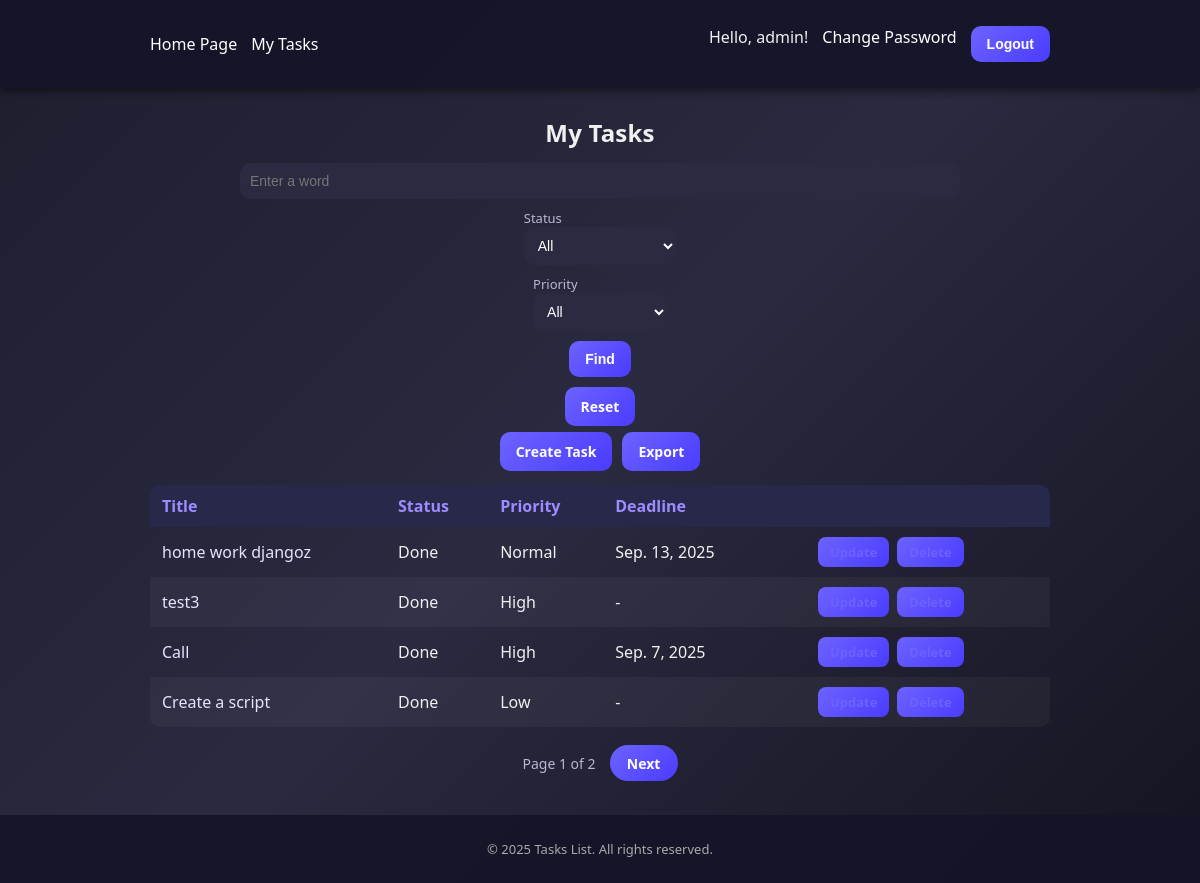
Page /tasks/ (signed in) on the committed database.
### tasks/models.py (models this page shows, shortened)
class Task(models.Model):
    class Status(models.TextChoices):
        NEW='new','New'
        IN_PROGRESS='in_progress','In progress'
        DONE='done','Done'
    class Priority(models.IntegerChoices):
        LOW=1,'Low'
        NORMAL=2,'Normal'
        HIGH=3,'High'
    owner=models.ForeignKey(User,on_delete=models.CASCADE,related_name='tasks')
    title=models.CharField(max_length=120)
    description=models.TextField(blank=True)
    status=models.CharField(max_length=20,choices=Status,default=Status.NEW)
    priority=models.IntegerField(choices=Priority,default=Priority.NORMAL)
    due_date=models.DateField(null=True,blank=True)
    completed_at=models.DateTimeField(null=True,blank=True)
    tags=models.ManyToManyField(Tag,blank=True,related_name='tasks')
    created_at=models.DateTimeField(auto_now_add=True)
    updated_at=models.DateTimeField(auto_now=True)
    def is_overdue(self) -> bool:
        return (
            self.status != self.Status.DONE
            and self.due_date is not None
            and timezone.localdate() > self.due_date
        )

### tasks/views.py (the view)
# urls.py: path('',TaskListView.as_view(),name='list'),
class TaskListView(OwnerQuerysetMixin,ListView):
    model = Task
    template_name = 'tasks/list.html'
    context_object_name = 'tasks'
    paginate_by = 4
    def get_queryset(self):
        base=super().get_queryset()
        return filtered_tasks_qs(self.request,base)

### tasks/views.py (called while the page is built)
def filtered_tasks_qs(request,base_qs):
    qs=base_qs.select_related('owner').prefetch_related("tags")
    q=request.GET.get('q','').strip()
    if q:
        qs=qs.filter(title__icontains=q) | qs.filter(description__icontains=q)
    status=request.GET.get('status')
    valid_statuses={c[0] for c in Task.Status.choices}
    if status in valid_statuses:
        qs=qs.filter(status=status)
    priority = request.GET.get('priority')
    if priority and priority.isdigit() and int(priority) in {1,2,3}:
        qs=qs.filter(priority=int(priority))
    qs=qs.order_by('-created_at')
    return qs

    def get_queryset(self):
        qs=super().get_queryset()
        return qs.filter(owner=self.request.user)

### templates/tasks/list.html (shortened to what this page needs)
{% extends "base.html" %}
{% block content %}
<h2>My Tasks</h2>
<form method="get" class="inline-form">
  <input type="search" name="q" value="{{ request.GET.q }}" placeholder="Enter a word">
  <label>
    Status
    <select name="status">
      <option value="">All</option>
    </select>
  </label>
    <label>
    Priority
    <select name="priority">
      <option value="">All</option>
    </select>
  </label>
  <button type="submit" class="btn btn-sm">Find</button>
  <a href="{% url 'tasks:list' %}" class="btn btn-sm btn-secondary">Reset</a>
</form>
<div class="btn-group">
  <a href="{% url 'tasks:create' %}" class="btn btn-success">Create Task</a>
  <a href="{% url 'tasks:export' %}?{{request.GET.urlencode}}" class="btn btn-success">Export</a>
</div>
<table>
  <thead>
    <tr>
      <th>Title</th><th>Status</th><th>Priority</th><th>Deadline</th><th></th>
    </tr>
  </thead>
  <tbody>
  {% for t in tasks %}
    <tr>
      <td class="table-title"><a href="{% url 'tasks:detail' t.pk %}">{{ t.title }}</a></td>
      <td>
        {% if t.status == 'new' %}New{% elif t.status == 'in_progress' %}In Progress{% else %}Done{% endif %}
      </td>
      <td>{% if t.priority == 1 %}Low{% elif t.priority == 2 %}Normal{% else %}High{% endif %}</td>
      <td>
        {% if t.due_date %}
          {% if t.is_overdue %}<strong>Overdue: {{ t.due_date|date:"M. j, Y" }}</strong>{% else %}{{ t.due_date|date:"M. j, Y" }}{% endif %}
        {% else %}-{% endif %}
      </td>
      <td class="actions">
        <a href="{% url 'tasks:edit' t.pk %}" class="btn btn-xs">Update</a>
        <a href="{% url 'tasks:delete' t.pk %}" class="btn btn-xs btn-danger">Delete</a>
      </td>
    </tr>
  {% empty %}
    <tr><td colspan="5" style="text-align:center; padding:18px;">No Tasks</td></tr>
  {% endfor %}
  </tbody>
</table>
{% if is_paginated %}
  <div class="pagination">
    <span>
      Page {{ page_obj.number }} of {{ paginator.num_pages }}
    </span>
    {% if page_obj.has_next %}
      <a href="?page={{ page_obj.next_page_number }}{% if request.GET.q %}&q={{ request.GET.q }}{% endif %}">Next</a>
    {% endif %}
  </div>
{% endif %}
{% endblock %}

### templates/base.html (shortened to what this page needs)
<!DOCTYPE html>
<html lang="en">
<head>
    {% load static %}
    <link rel="stylesheet" href="{% static 'css/styles.css' %}">
</head>
<body>
<header>
    <div class="container navbar">
        <ul class="links">
            <li><a href="{% url 'home' %}">Home Page</a></li>
            {% if user.is_authenticated %}
                <li><a href="{% url 'tasks:list' %}">My Tasks</a></li>
            {% endif %}
        </ul>
        <ul class="links">
            {% if user.is_authenticated %}
                <li class="user-greet">Hello, {{ user.username }}!</li>
                <li><a href="{% url 'password_change' %}">Change Password</a></li>
                <li>
                    <form action="{% url 'logout' %}" method="post" style="display:inline;">
                        <button type="submit" class="btn btn-sm">Logout</button>
                    </form>
                </li>
            {% else %}
                <li><a href="{% url 'login' %}" class="btn btn-sm">Login</a></li>
                <li><a href="{% url 'tasks:signup' %}" class="btn btn-sm">Register</a></li>
            {% endif %}
        </ul>
    </div>
</header>
<main class="page-container">
    {% block content %}{% endblock %}
</main>
<footer>
    <p>&copy; 2025 Tasks List. All rights reserved.</p>
</footer>
</body>
</html>

### static/css/styles.css (style rules this page uses)
:root { --bg-1:#1e1e2f; --bg-2:#2a2a40; --bg-3:#141421; --card:#2a2a40; --card-2:#28284a; --txt:#f0f0f0; --muted:#b9b8d3; --accent:#6c63ff; --accent-2:#4a3cff; --accent-3:#9d8cff; --danger:#ff5c7a; --ok:#32d46b; }
html,body { height:100% }
body { margin:0; font-family:"Segoe UI",Roboto,Arial,sans-serif; color:var(--txt); background: linear-gradient(135deg,var(--bg-1),var(--bg-2),var(--bg-3)); display:flex; flex-direction:column; }
.container, main, .page-container { max-width: 900px; width: 100%; margin: 0 auto; padding: 16px 20px; }
h1,h2 { margin: 12px auto 10px; font-weight:700; letter-spacing:.2px; text-align:center; }
header { background: rgba(20,20,40,.9); padding: 10px 0; box-shadow: 0 2px 10px rgba(0,0,0,.6); }
.navbar { display:flex; align-items:center; justify-content:space-between; gap: 12px; }
.navbar .links { display:flex; gap:14px; list-style:none; margin:0; padding:0; }
.navbar a { color:#fff; text-decoration:none; font-weight:500 }
table { width:100%; border-collapse:collapse; margin: 14px 0; overflow:hidden; border-radius:10px }
th,td { padding:10px 12px; text-align:left; }
th { background: var(--card-2); color: var(--accent-3); font-weight:700 }
tr:nth-child(even) { background: rgba(255,255,255,.04) }
a.btn, button.btn, .btn, button { display:inline-flex; align-items:center; justify-content:center; gap:8px; border:none; cursor:pointer; user-select:none; background: linear-gradient(135deg,var(--accent),var(--accent-2)); color:#fff; border-radius:10px; padding: 10px 16px; font-weight:600; font-size:14px; transition:.2s transform, .2s filter; }
.btn-sm { padding: 8px 12px; font-size:13px }
.btn-xs { padding: 6px 10px; font-size:12px; border-radius:8px }
.btn-secondary { background: #3a3a55 }
.btn-danger { background: linear-gradient(135deg,#ff6b8a,#ff3d66) }
.btn-success { background: linear-gradient(135deg,#3ee087,#19b561) }
form { max-width: 560px; margin: 12px auto; display: flex; flex-direction: column; gap: 12px; }
label { font-size:13px; color: var(--muted) }
input, select, textarea { width: 100%; padding: 10px; border: none; border-radius: 10px; background: #2a2a40; color: #fff; outline: none; transition:.2s background,.2s box-shadow,.2s transform; font-size:14px; }
.inline-form { display:flex; align-items:center; gap: 10px; max-width: 560px; margin: 10px auto; }
.inline-form input[type="text"], .inline-form input[type="search"] { flex: 1 1 auto; min-width: 240px; }
.inline-form .btn { flex: 0 0 auto; white-space:nowrap; }
.actions { display:flex; gap: 10px; align-items:center }
.actions .btn, .actions a { font-size:13px; padding: 6px 10px; border-radius:8px }
.actions a { color: var(--accent); }
footer { margin-top:auto; background: rgba(20,20,40,.9); text-align:center; padding: 12px; font-size:13px; color:#aaa; }
.inline-form { max-width:720px; margin:14px auto 6px; display:flex; gap:10px; align-items:center }
.inline-form input[type="search"], .inline-form input[type="text"] { flex:1 1 auto; min-width:260px }
.btn-group { display:flex; justify-content:center; gap:10px; margin:6px auto 14px }
a, a:visited { color:#c9c4ff; text-decoration:none }
.table-title a { color:#e6e3ff }
.actions { display:flex; justify-content:flex-end; gap:8px }
.actions .btn { padding:6px 12px; font-size:13px; border-radius:8px }
.pagination { margin: 18px auto; display: flex; justify-content: center; align-items: center; gap: 14px; font-size: 14px; color: #ccc; }
.pagination span { color: #b9b8d3; }
.pagination a { display: inline-flex; align-items: center; justify-content: center; min-width: 40px; height: 36px; padding: 0 14px; border-radius: 999px; background: linear-gradient(135deg, #6c63ff, #4a3cff); color: #fff; font-weight: 600; text-decoration: none; transition: 0.2s transform, 0.2s filter; }
table td:last-child { width:180px }

### rows in the picture
Task: title "home work djangoz", status "Done", priority "Normal", due_date "Sep. 13, 2025"
Task: title "test3", status "Done", priority "High"
Task: title "Call", status "Done", priority "High", due_date "Sep. 7, 2025"
Task: title "Create a script", status "Done", priority "Low"

### other values in the picture
{{ user.username }} "admin"
{{ page_obj.number }} "1"
{{ paginator.num_pages }} "2"
